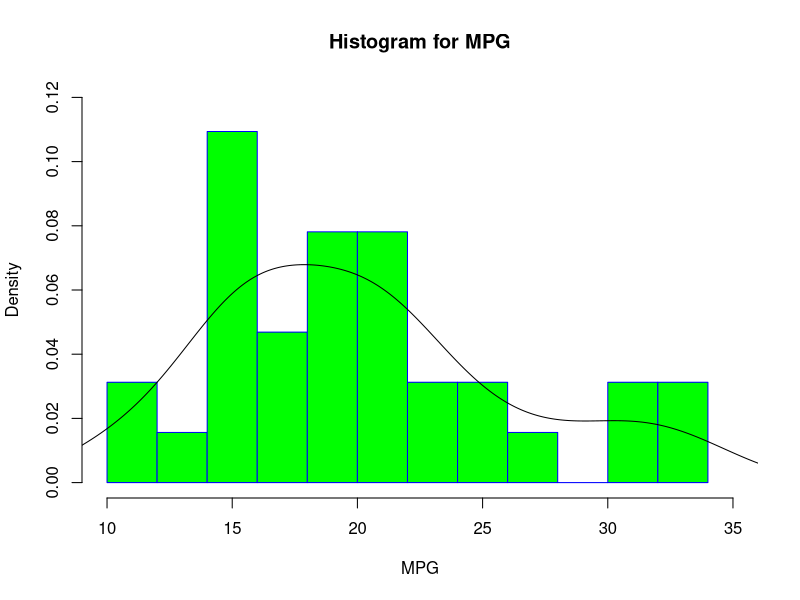
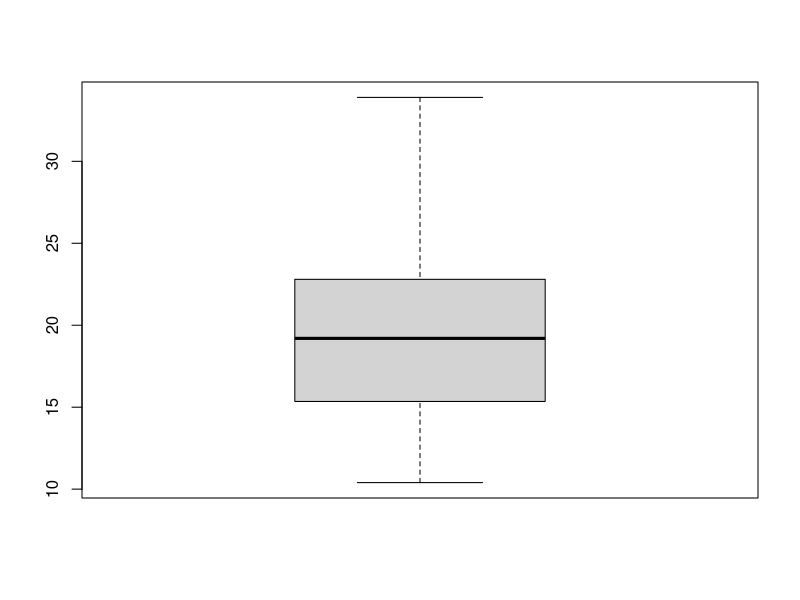

These figures' R source, in order: (Note: this script raises an error after producing the figures.)
### Five Number Summary of data

# To pull mtcars data in your session
data(mtcars)

# see general aspects of the data
str(mtcars)

# view top few records of mtcars
head(mtcars)

# Five Numbersummary & interqurtile range
# Returns Tukey's five number summary (minimum, lower-hinge, median, upper-hinge, maximum) for the input data.
fivenum(mtcars$mpg)

# https://www.r-bloggers.com/how-to-make-a-histogram-with-basic-r/
# https://en.wikipedia.org/wiki/Probability_density_function
hist(mtcars$mpg, 
     main = "Histogram for MPG", 
     xlab = "MPG",
     border = "blue",
     col = "green",
     xlim = c(10, 35),
     ylim = c(0, 0.12),
     breaks = 10,
     prob = T)

lines(density(mtcars$mpg))

# Interquartile range (75 percentile - 25 percentile) from fivenum
# Used to find outliers
# http://www.physics.csbsju.edu/stats/simple.box.defs.gif
IQR(mtcars$mpg)

# Association between fice number & Boxplot of mpg
# http://flowingdata.com/2008/02/15/how-to-read-and-use-a-box-and-whisker-plot/
boxplot(mtcars$mpg)

# Change somevalues in mtcars$mpg (edit function) to introduce outliers in data
mtcars <- edit(mtcars)

## Box plot to compare quantities or variables
data("iris")
str(iris)
head(iris)
boxplot(iris$Sepal.Length ~ iris$Species)
boxplot(iris$Sepal.Length ~ iris$Species, main = "Petal Length")
